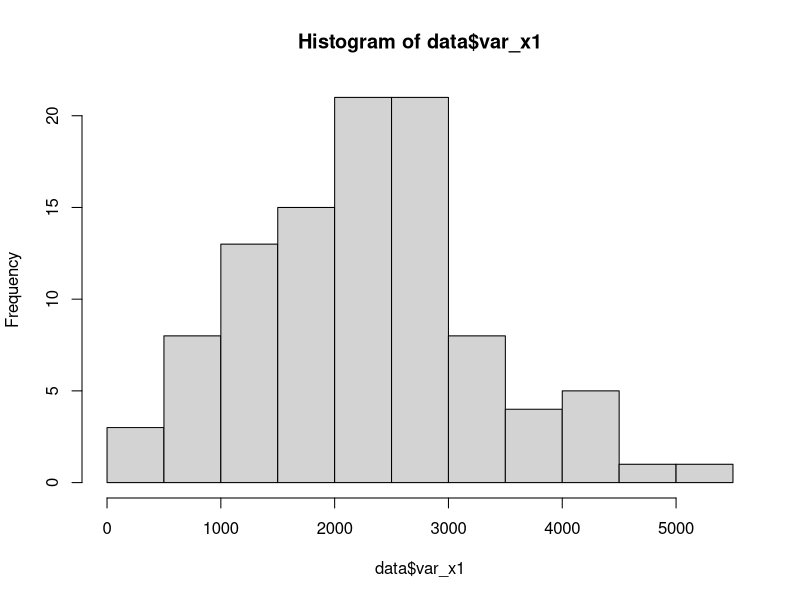
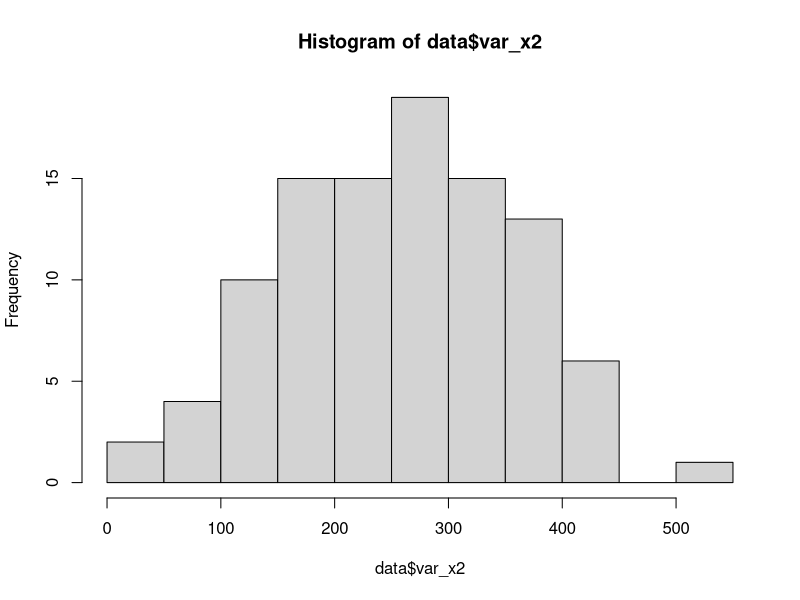
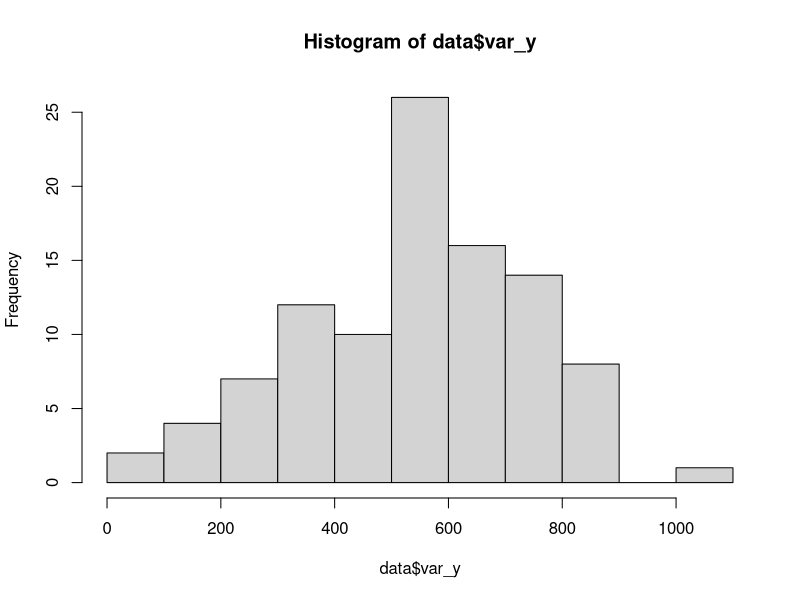
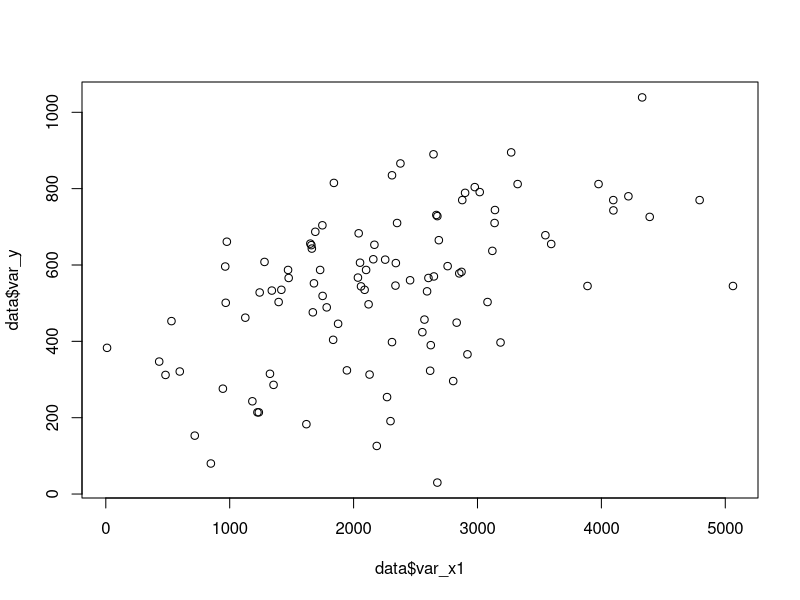
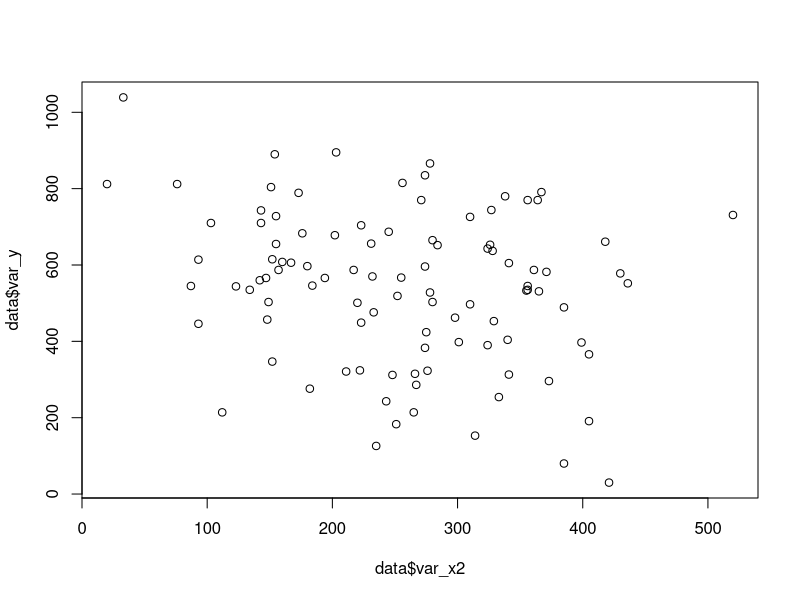
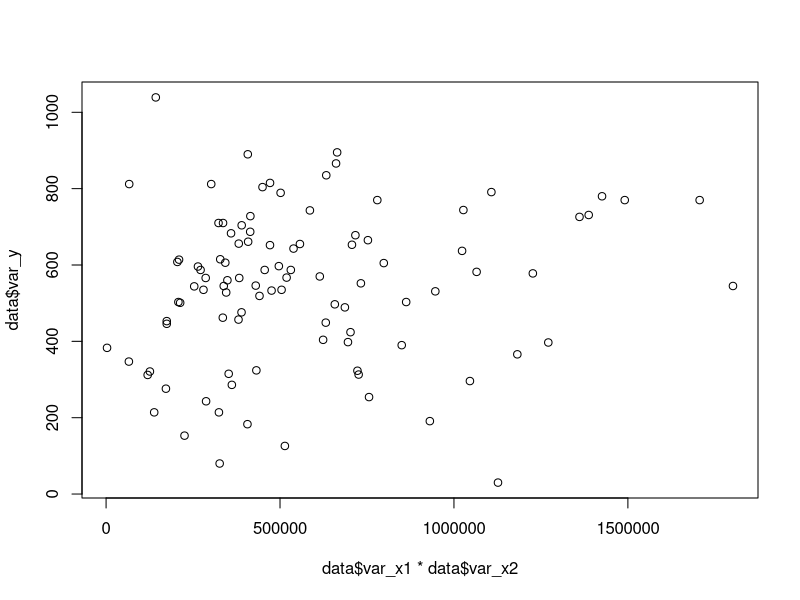
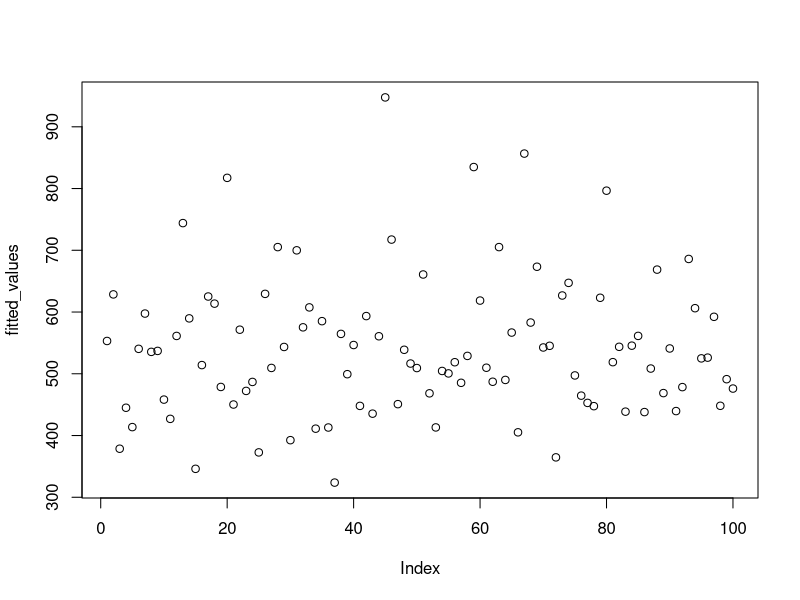
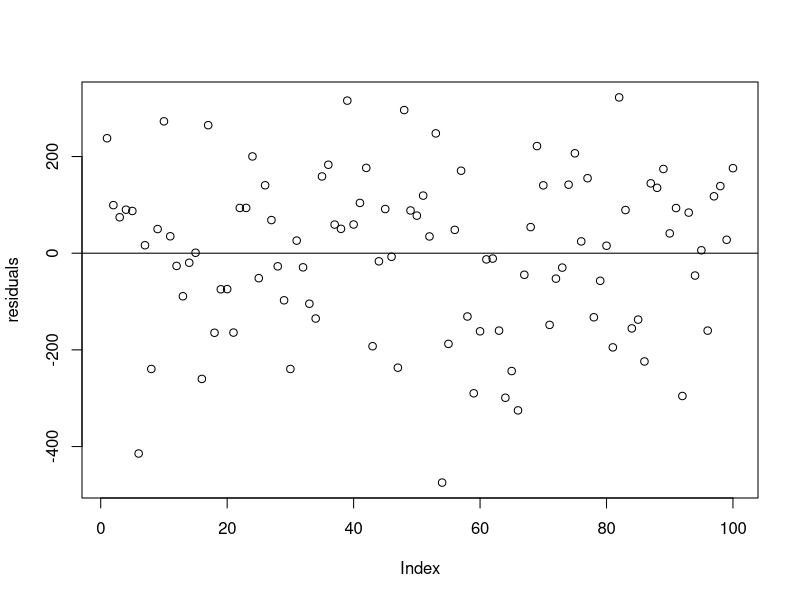

R code for these plots, in order:

#Linear models with continuous predictors

library(MASS) #to create the randomized datasets
library(ggplot2) #to plot the data
library(dplyr) #to carry out operations on data frames

#Fixed effects linear regression with two continuous predictor variables (x1 and x2) and a continuous outcome variable (y). 


#Assumptions include that all variables (x1, x2, y) are normally distributed,
#That the predictors (x1 and x2) are not correlated with each other,
#that the residuals are evenly distributed, and 
#that the relationships between the x and y variables are linear.

#Create two variables of 100 values and set correlation coefficients between each pair. 

set.seed(0)
data <- as.data.frame(mvrnorm(100, mu = c(0,0,0), 
                             Sigma = matrix(c(1, -.05, .50,-.05, 1, -.25, 0.50, -.25, 1),, ncol = 3), 
                             empirical = TRUE))

#Scale these into positive integer variables
data$var_x1 <- (data$V1 - min(data$V1))*1000+10
data$var_x2 <- (data$V2 - min(data$V2))*100+20
data$var_y <- (data$V3 - min(data$V3))*200+30

#Check the correlation coefficient
cor.test(data$var_x1, data$var_y) #r = .50, p =  <.001.
cor.test(data$var_x2, data$var_y) #r = -.25, p = .0121.
cor.test(data$var_x1, data$var_x2) #r = -.05, p = .6213.

#Check that the variables are normally distributed.
#The histograms should appear roughly in the shape of a normal curve. 

hist(data$var_x1)
hist(data$var_x2)
hist(data$var_y)

#Round all values to the nearest decimal place

data$var_x1 <- round(data$var_x1, 0)
data$var_x2 <- round(data$var_x2, 0)
data$var_y <- round(data$var_y, 0)

#Compute the mean of each variable
mean_x1 <- mean(data$var_x1)
mean_x2 <- mean(data$var_x2)
mean_y <- mean(data$var_y)



#Compute the model coefficients

#Set up the normal equation

n = 100

# Create design matrix X of predictive variables with the intercept set to 1
X <- cbind(1, data$var_x1, data$var_x2, data$var_x1*data$var_x2)  # First column is intercept (1s)
y = data$var_y

# Compute the vector theta using the normal equation
beta_hat <- solve(t(X) %*% X) %*% t(X) %*% y

# Output model coefficients
beta_hat #Use this output below

intercept <- 252.6 #These are from beta_hat
slope_x1 <- .1675
slope_x2 <- .2563
slope_x1x2 <- -.00027
 
#Compute the predicted values and square error terms from these coefficients.
#The equation is: y_pred = 252.6 + .1675(X1) + .2563(X2) - .00027(X1*X2)

for (i in 1:nrow(data)) {
  data$y_pred[i] <- (252.6 + .1675*data$var_x1[i] + .2563*data$var_x2[i] -.00027*data$var_x1[i]*data$var_x2[i]) 
  data$model_variance[i] <- (data$y_pred[i] - mean_y)^2
  data$residuals[i] <- (data$var_y[i] - data$y_pred[i]) #residuals
  data$residuals_squared[i] <- (data$var_y[i] - data$y_pred[i])^2 #squared residuals
}

n_params <- 4 #intercept, x1, x2, x1:x2
n_predictors <- 3 #x1, x2, x1:x2
n <- 100 #100 observations
rss <- sum(data$residuals_squared)
ess <- sum(data$model_variance)
msm <- ess/(n_predictors) #mean square model
mse <- rss/(n - n_predictors - 1) #mean square error
rmse <- sqrt(mse) #root mean square error
se <- sqrt(rss / (n - n_params)) #standard error of the full model
total_variance <- sum(data$total_y_var)


#Compute F and t stats and corresponding p values for the whole model

R_squared <- 1 - rss/total_variance

R_squared_adjusted <- 1 - ((1-R_squared)*(n-1)/(n-n_predictors-1))
  
F_test <- msm/mse #the F test stat, should be around 14.95. Note, it is also possible to find the F stat using R squared. 

pF <- pf(14.95, (n_params - 1), (n - n_params), lower.tail = FALSE) #p value for F test.



# Calculate the standard error for each parameter

vcov <- solve(t(X) %*% X) * sum(data$residuals^2)/(nrow(X) - ncol(X))

se <- sqrt(diag(vcov)) #This takes the square root of each of the the values along this matrix diagonal (where the row number equals the column number)



#Compute test statistics and p values for the intercept, X1, X2, and X1:X2

t_intercept <- intercept/se[[1]]

pt_intercept <- 2*pt(-abs(t_intercept),df=nrow(data)-n_params) # p value for intercept t test

t_var_x1 <- slope_x1/se[[2]] #The t test stat for the slope

pt_var_x1 <- 2*pt(-abs(t_var_x1),df=nrow(data)-n_params) # p value for slope t test

t_var_x2 <- slope_x2/se[[3]] #The t test stat for the slope

pt_var_x2 <- 2*pt(-abs(t_var_x2),df=nrow(data)-n_params) # p value for slope t test

t_var_x1x2 <- slope_x1x2/se[[4]] #The t test stat for the slope

pt_var_x1x2 <- 2*pt(-abs(t_var_x1x2),df=nrow(data)-n_params) # p value for slope t test



#Plot the regression line and data points, the fitted values and the residuals


plot(data$var_x1, data$var_y)
plot(data$var_x2, data$var_y)
plot(data$var_x1*data$var_x2, data$var_y) #This does not have a typical distribution. 

#Plot the fitted values
fitted_values <- slope_x1*data$var_x1 + slope_x2*data$var_x2 + slope_x1x2*data$var_x1*data$var_x2 + intercept
plot(fitted_values) #plots the fitted values

#Plot the residuals
residuals <- data$var_y - fitted_values
plot(residuals) +
  abline(0, 0)

#Check the quantiles of the residuals
quantile(residuals)



#Check your answers

fixedeffect.lm <- lm(data$var_y ~ data$var_x1*data$var_x2)
summary(fixedeffect.lm) #The values here should correspond to the above regression line, t stat and R squared estimates

#Check the variance/covariance matrix
all.equal(vcov(fixedeffect.lm), 
          solve(t(X) %*% X) * sum(data$residuals^2)/(nrow(X) - ncol(X)),
          check.attributes = FALSE)

#Plot the fitted values and the residuals from the lm function

plot(fixedeffect.lm$fitted.values)

plot(fixedeffect.lm$residuals)
abline(0, 0)

plot(fixedeffect.lm) #additional plots
